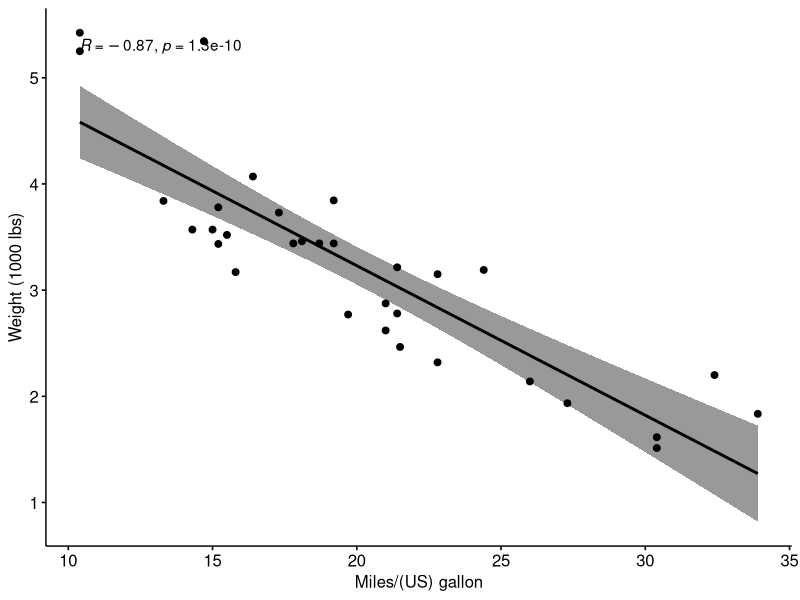
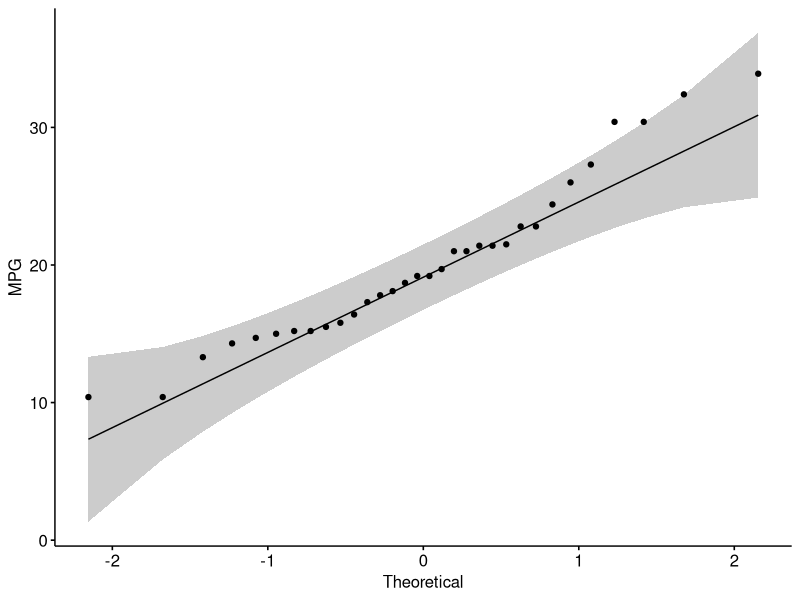
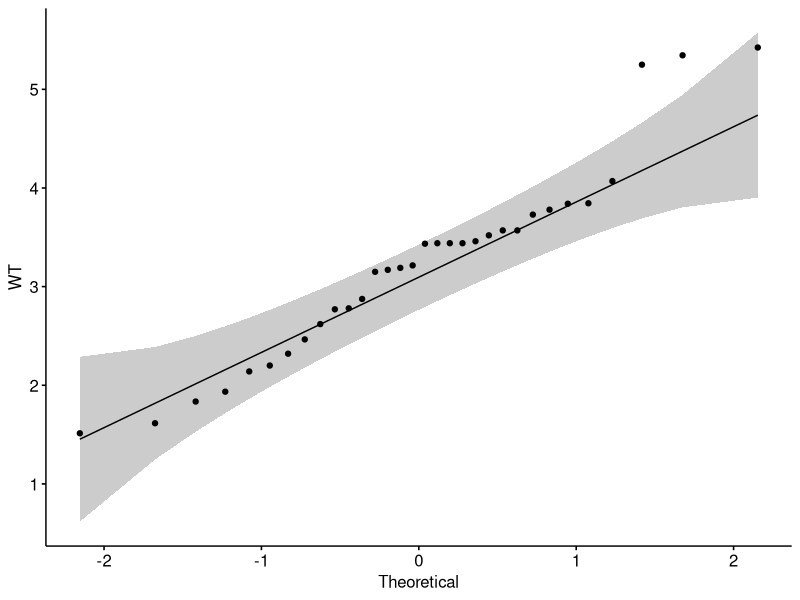

The R source for these figures, in order:
## ---- chunk 1

# install.packages("ggpubr", dependencies = TRUE)
library("ggpubr")
## ---- chunk 2
library(dplyr)
library(knitr)

my_data <- mtcars

kable(sample_n(tbl = my_data, size = 10, replace = FALSE), caption = "A Test Data Set.")
## ---- chunk 3
library("ggpubr")

ggscatter(my_data, 
          x = "mpg", 
          y = "wt", 
          add = "reg.line", 
          conf.int = TRUE, 
          cor.coef = TRUE, 
          cor.method = "pearson",
          xlab = "Miles/(US) gallon", 
          ylab = "Weight (1000 lbs)")
## ---- chunk 4
# Shapiro-Wilk normality test for mpg
shapiro.test(my_data$mpg) # => p = 0.1229

# Shapiro-Wilk normality test for wt
shapiro.test(my_data$wt) # => p = 0.09
## ---- chunk 5
library("ggpubr")

# mpg
ggqqplot(my_data$mpg, ylab = "MPG")

# wt
ggqqplot(my_data$wt, ylab = "WT")
## ---- chunk 6
( res <- cor.test(my_data$wt, my_data$mpg, method = "pearson") )
## ---- chunk 7
# Extract the p.value
res$p.value

# Extract the correlation coefficient
res$estimate
## ---- chunk 8
( res2 <- cor.test(my_data$wt, my_data$mpg,  method="kendall") )
## ---- chunk 9
( res2 <-cor.test(my_data$wt, my_data$mpg,  method = "spearman") )
